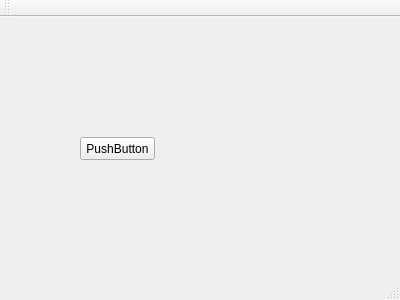
<?xml version="1.0" encoding="UTF-8"?>
<ui version="4.0">
 <class>MainWindow</class>
 <widget class="QMainWindow" name="MainWindow">
  <property name="geometry">
   <rect>
    <x>0</x>
    <y>0</y>
    <width>400</width>
    <height>300</height>
   </rect>
  </property>
  <property name="windowTitle">
   <string>MainWindow</string>
  </property>
  <widget class="QWidget" name="centralWidget">
   <widget class="QPushButton" name="pushButton">
    <property name="geometry">
     <rect>
      <x>80</x>
      <y>120</y>
      <width>75</width>
      <height>23</height>
     </rect>
    </property>
    <property name="text">
     <string>PushButton</string>
    </property>
   </widget>
  </widget>
  <widget class="QMenuBar" name="menuBar">
   <property name="geometry">
    <rect>
     <x>0</x>
     <y>0</y>
     <width>400</width>
     <height>22</height>
    </rect>
   </property>
  </widget>
  <widget class="QToolBar" name="mainToolBar">
   <attribute name="toolBarArea">
    <enum>TopToolBarArea</enum>
   </attribute>
   <attribute name="toolBarBreak">
    <bool>false</bool>
   </attribute>
  </widget>
  <widget class="QStatusBar" name="statusBar"/>
 </widget>
 <layoutdefault spacing="6" margin="11"/>
 <resources/>
 <connections/>
</ui>
